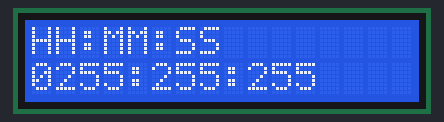
A sketch run on a simulated Arduino Uno, built with avr-gcc and run on an emulated ATmega328P. Parts: 16×2 character LCD. The board resets itself during the run and starts again; EEPROM starts erased.

Above: at 0.1 s.
At 3.5 s:
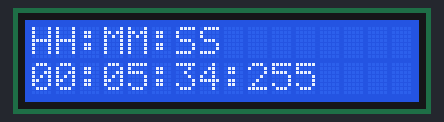
At 6.6 s:
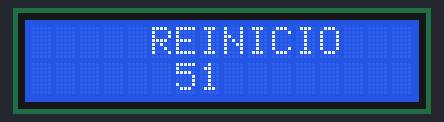
At 14.99 s:
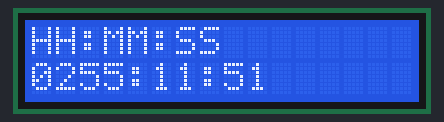
At 27.4 s:
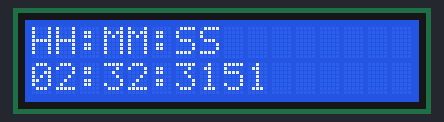
At 39.84 s:
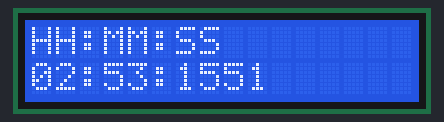

Measured:
- what the display in image 2 shows lasts 8.2 s, from 6.6 s to 14.8 s

The sketch:

Deber_watchDog.ino
```cpp
/*
 * UNIVERSIDAD TÉCNICA DEL NORTE
 *              FICA
 *            CIERCOM
 *    SISTEMAS MICROPROCESADOS
 *
 *Nombre: Kevin Oñate
 *Fecha: 28/07/2019
 *
 *Realizar un programa que reinicie el sistema al tener la hora 00:11:10
 *El princeso se observa en unaLCD
 */
#include <LiquidCrystal.h>
#include <MsTimer2.h>
#include <EEPROM.h>
#include <avr/wdt.h>
LiquidCrystal lcd(13, 12, 11, 10, 9, 8);
int segundero;
int minutero;
int horero;

void setup() {
//  EEPROM.write(0, 0);
//  EEPROM.write(1, 0);
//  EEPROM.write(2, 0);
//  EEPROM.write(3, 0);
  horero = EEPROM.read(0);
  minutero = EEPROM.read(1);
  segundero = EEPROM.read(2);
  Serial.begin(9600);
  lcd.begin(16, 2);
  lcd.setCursor(0,0);
  lcd.print("HH:MM:SS");
  lcd.setCursor(0,1);
  lcd.print('0');
  lcd.print(EEPROM.read(0));
  lcd.print(':');
  lcd.print(EEPROM.read(1));
  lcd.print(':');
  lcd.print(EEPROM.read(2));
  MsTimer2::set(10, reloj);
  MsTimer2::start();
}
void loop() {

}

void reloj(){
  if(segundero<59){
    segundero++;
    EEPROM.update(2,segundero);
    if(segundero<10){
      lcd.setCursor(6,1);
      lcd.print("0 ");
      lcd.setCursor(7,1);
      lcd.print(EEPROM.read(2));
    }
    else{
      lcd.setCursor(6,1);
      lcd.print(EEPROM.read(2));
    }
  }
  else{
    segundero=0;
    if(segundero==0){
      lcd.setCursor(6,1);
      lcd.print("00");
    }
    if(minutero<59){
      minutero++;
      EEPROM.update(1,minutero);
      if(minutero<10){
        lcd.setCursor(2,1);
        lcd.print(":0 :");
        lcd.setCursor(4,1);
        lcd.print(EEPROM.read(1));
      }
      else{
        lcd.setCursor(2,1);
        lcd.print(":  :");
        lcd.setCursor(3,1);
        lcd.print(EEPROM.read(1));
      }
    }
    else{
      minutero=0;
      if(minutero==0){
        lcd.setCursor(3,1);
        lcd.print("00");
      }
      if(horero<23){
        horero++;
        EEPROM.update(0,horero);
        if(horero<10){
          lcd.setCursor(0,1);
          lcd.print("0 ");
          lcd.setCursor(1,1);
          lcd.print(EEPROM.read(0));
        }
        else{
          lcd.setCursor(0,1);
          lcd.print(EEPROM.read(0));
        }
      }
      else{
        horero=0;
        if(horero==0){
          lcd.setCursor(0,1);
          lcd.print("00");
        }
      }
    }
  }
  if(horero==0 && minutero==10 && segundero==50){
    EEPROM.update(1,11);
    EEPROM.update(2,10);
    delay(100);
    lcd.clear();
    lcd.setCursor(5,0);
    lcd.print("REINICIO");
    wdt_enable(WDTO_8S);
    MsTimer2::stop();
  }
}
```
